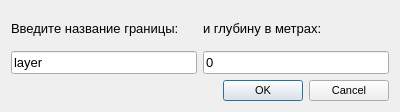
<?xml version="1.0" encoding="UTF-8"?>
<ui version="4.0">
 <class>add_bondary</class>
 <widget class="QWidget" name="add_bondary">
  <property name="geometry">
   <rect>
    <x>0</x>
    <y>0</y>
    <width>400</width>
    <height>112</height>
   </rect>
  </property>
  <property name="windowTitle">
   <string>Добавить новую границу</string>
  </property>
  <layout class="QGridLayout" name="gridLayout_2">
   <item row="0" column="0">
    <layout class="QGridLayout" name="gridLayout">
     <item row="0" column="0">
      <widget class="QLabel" name="label">
       <property name="font">
        <font>
         <pointsize>10</pointsize>
        </font>
       </property>
       <property name="text">
        <string>Введите название границы:</string>
       </property>
      </widget>
     </item>
     <item row="1" column="0">
      <widget class="QLineEdit" name="lineEdit_title">
       <property name="font">
        <font>
         <pointsize>10</pointsize>
        </font>
       </property>
       <property name="inputMask">
        <string/>
       </property>
       <property name="text">
        <string>layer</string>
       </property>
      </widget>
     </item>
     <item row="1" column="1">
      <widget class="QLineEdit" name="lineEdit_depth">
       <property name="font">
        <font>
         <pointsize>10</pointsize>
        </font>
       </property>
       <property name="text">
        <string>0</string>
       </property>
      </widget>
     </item>
     <item row="0" column="1">
      <widget class="QLabel" name="label_2">
       <property name="font">
        <font>
         <pointsize>10</pointsize>
        </font>
       </property>
       <property name="text">
        <string>и глубину в метрах:</string>
       </property>
      </widget>
     </item>
    </layout>
   </item>
   <item row="1" column="0">
    <layout class="QHBoxLayout" name="horizontalLayout_2" stretch="2">
     <item>
      <widget class="QDialogButtonBox" name="buttonBox">
       <property name="font">
        <font>
         <pointsize>8</pointsize>
        </font>
       </property>
       <property name="standardButtons">
        <set>QDialogButtonBox::Cancel|QDialogButtonBox::Ok</set>
       </property>
      </widget>
     </item>
    </layout>
   </item>
  </layout>
 </widget>
 <resources/>
 <connections/>
</ui>
